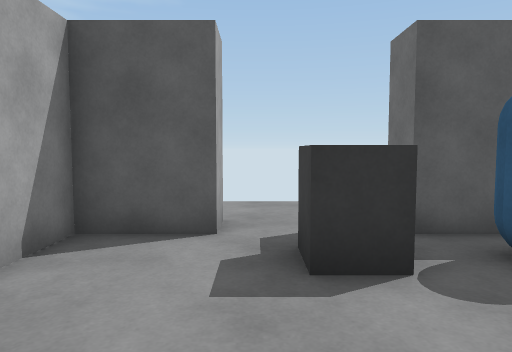
[1] (above)

15 first-person views from a walk through a scene from a Unity 3-D project. The camera is 1.2 m above the floor, tilts 4° down and sees 70° across. Doors are open. The floor is counted in squares, 1 m on a side. Each view is taken from the middle of a square. On the plan, view 1 faces up. The plan holds only what a view shows up to about 15 squares ahead; the rest is blank. The player is left out.

[2]
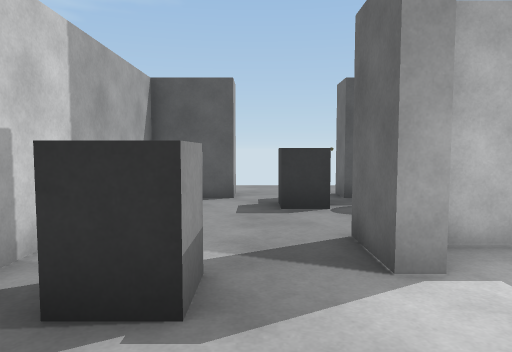

[3]
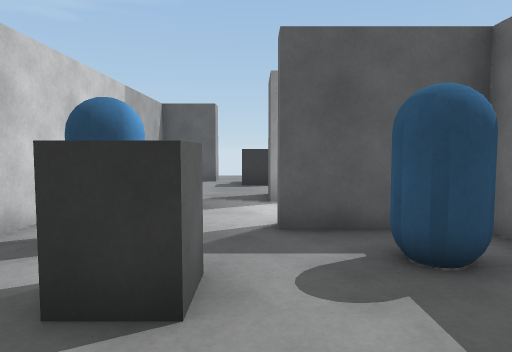

[4]
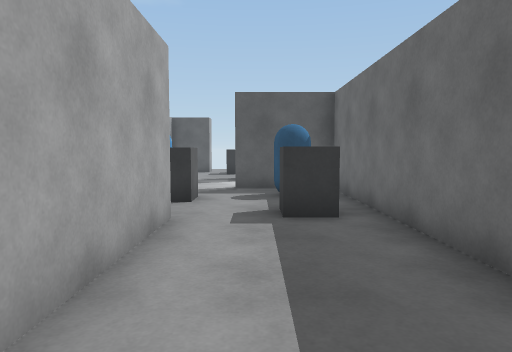

[5]
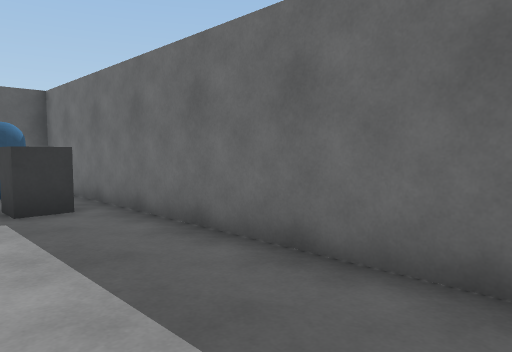

[6]
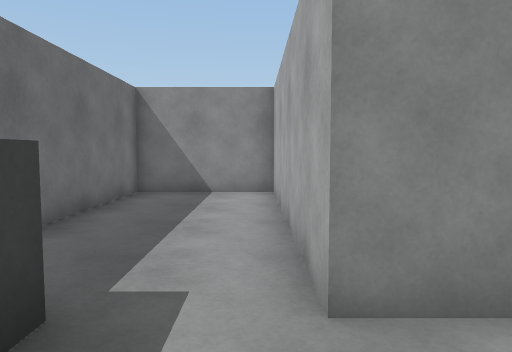

[7]
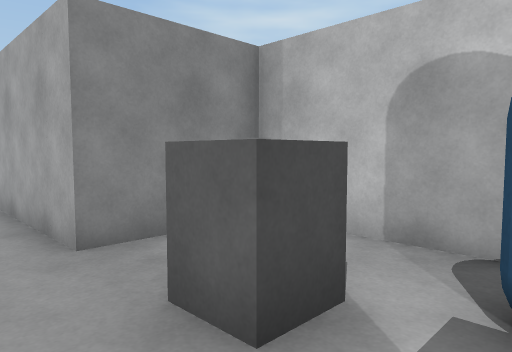

[8]
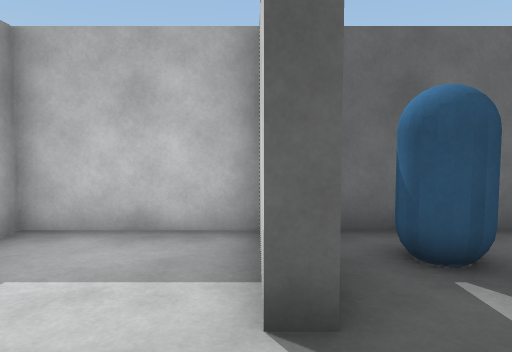

[9]
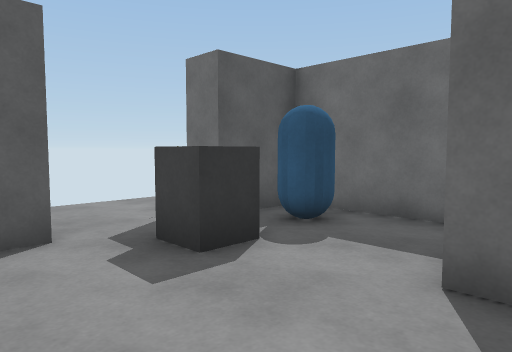

[10]
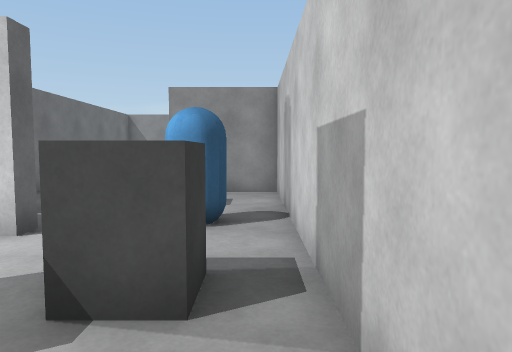

[11]
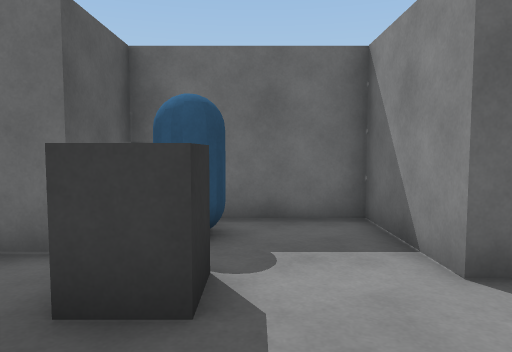

[12]
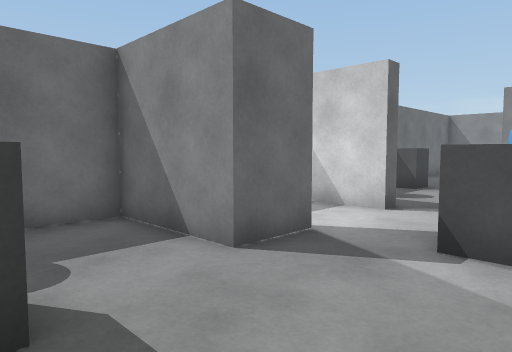

[13]
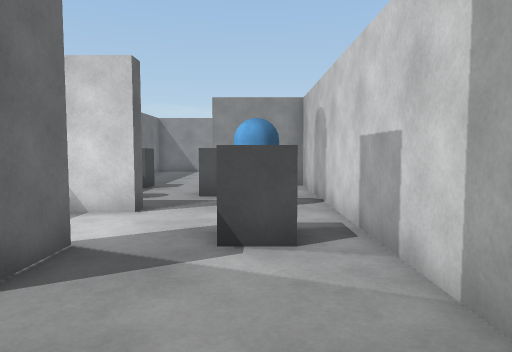

[14]
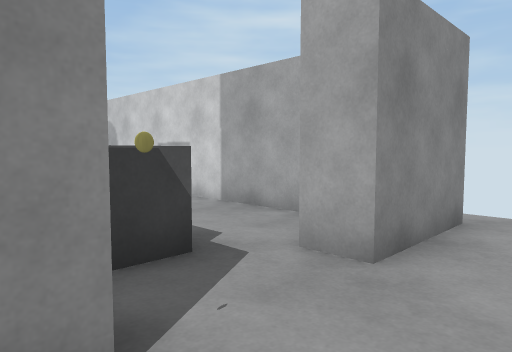

[15]
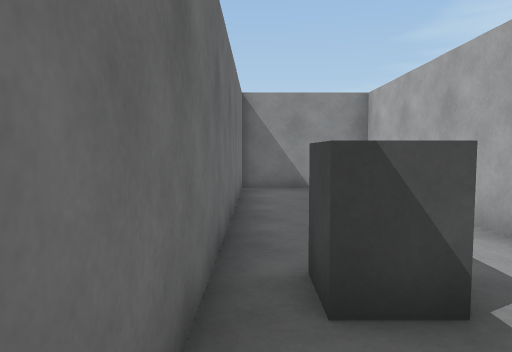

### Floor plan
Points are (right, up) in squares from view 1. A wall is a line through its corners. A room is listed if a view was taken in it or the views show most of it. See-through windows are left out.
Room 1 (views 1, 2, 3, 4, 5, 6, 7, 8, 9, 10, 11, 12, 13, 15)
walls: (4.4, -3.1) (4.4, 0.6) (2.4, 0.6); (1.9, -0.5) (1.3, -0.5) (1.3, 1.1) (4.4, 1.1) (4.4, 5.2) (2.2, 5.2) (2.2, 6.2); (-0.6, 6.2) (-0.6, 5.2) (-2.6, 5.2) (-2.6, -8.5) (0.5, -8.5) (0.5, -16.5) (4.4, -16.5) (4.4, -3.6) (1.3, -3.6) (1.3, -3.1) (3.6, -3.1)
ways out: open door at (1, 6) to room 2
objects: other object (-1, -4); other object (-1, -1); other object (0, -6); other object (1, 4); other object (3, -8); other object (3, -5); other object (3, 4) to (4, 4)
Room 2 (view 14)
walls: (2.2, 6.2) (2.8, 6.2); (-3.6, 6.2) (-0.6, 6.2)
ways out: open door at (1, 6) to room 1; opening at (-4, 7)

Where each view was taken, in squares from view 1:
view 1: 0 up, 0 right, facing up
view 2: 4 down, 0 right, facing up
view 3: 9 down, 1 right, facing up
view 4: 15 down, 2 right, facing up
view 5: 16 down, 1 right, facing up-right
view 6: 6 down, 1 right, facing down
view 7: 4 down, 2 right, facing down-left
view 8: 3 down, 1 left, facing right
view 9: 0 up, 2 left, facing up-right
view 10: 2 up, 2 left, facing down
view 11: 3 up, 2 left, facing right
view 12: 4 up, 2 left, facing down-right
view 13: 4 up, 1 left, facing down
view 14: 8 up, 3 right, facing down-left
view 15: 5 down, 4 right, facing down
